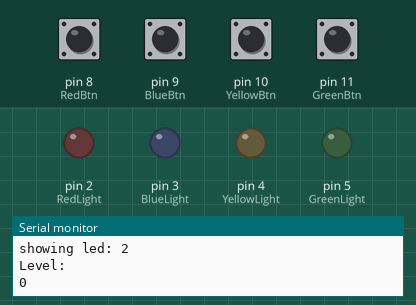
This sketch was run on a simulated Arduino Uno, built with avr-gcc and run on an emulated ATmega328P. Shown: output pins drawn as LEDs (lit = HIGH), the last lines printed to the serial monitor. The test bench sets the inputs (shaded band); at power-on: pin 8 (RedBtn), pin 9 (BlueBtn), pin 10 (YellowBtn), pin 11 (GreenBtn) HIGH. Random numbers use the default seed unless the sketch sets one.

Above: at 2.8 s.
2.9 s: pin 8 (RedBtn) pulled LOW for 0.15 s
At 3.3 s:
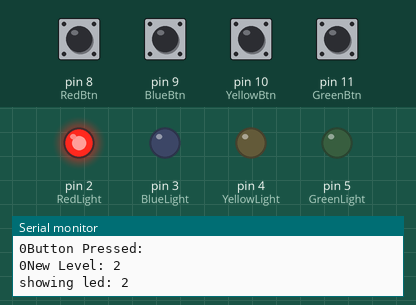
6.0 s: pin 9 (BlueBtn) pulled LOW for 1 s
At 9.4 s:
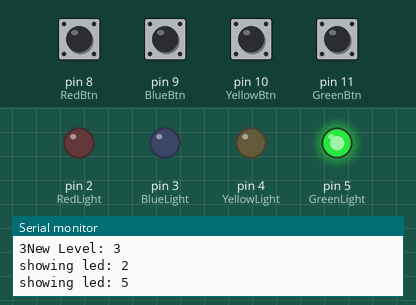
At 11.4 s:
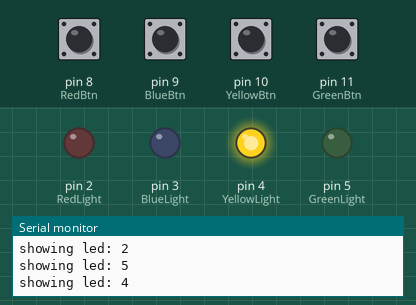
Timing chart, 0 to 13.0 s (numbered marks = the images above; inputs shaded):
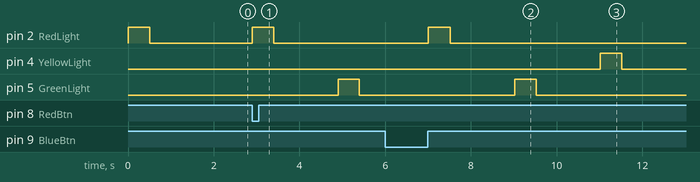

The sketch:

sketch_ArduinoCodeSimon_ME.ino
```cpp
#include <Arduino.h>

typedef enum {
  L_RED = 0,
  L_BLUE = 1,
  L_YELLOW = 2,
  L_GREEN = 3,
} E_LIGHT;

#define RedBtn 8
#define BlueBtn 9
#define YellowBtn 10
#define GreenBtn 11
#define RedLight 2
#define BlueLight 3
#define YellowLight 4
#define GreenLight 5

#define NUM_LEVELS 30
int CurrentLevel = 0;
E_LIGHT levels[NUM_LEVELS];

void setup() {
  Serial.begin(9600);

  pinMode(RedLight,OUTPUT);
  pinMode(BlueLight,OUTPUT);
  pinMode(YellowLight,OUTPUT);
  pinMode(GreenLight,OUTPUT);
  pinMode(RedBtn,INPUT_PULLUP);
  pinMode(BlueBtn,INPUT_PULLUP);
  pinMode(YellowBtn,INPUT_PULLUP);
  pinMode(GreenBtn,INPUT_PULLUP);


  randomSeed(analogRead(0));

  for (int i = 0; i < NUM_LEVELS; i++) {
    levels[i] = (E_LIGHT)random(0, 4);
  }
  // put your setup code here, to run once:
}

void loop() {
  Serial.print("New Level: ");
  Serial.println(CurrentLevel);
  if (CurrentLevel == NUM_LEVELS) {
    while (true) {
      digitalWrite(RedLight,HIGH);
      digitalWrite(BlueLight,HIGH);
      digitalWrite(YellowLight,HIGH);
      digitalWrite(GreenLight,HIGH);
    }
  }
 for (int i = 0; i < CurrentLevel; i++) {
  int led;
  if (levels[i] == L_RED) {
    led = RedLight;
  } else if (levels[i] == L_BLUE) {
    led = BlueLight;
  } else if (levels[i] == L_YELLOW) {
    led = YellowLight;
  } else if (levels[i] == L_GREEN) {
    led = GreenLight;
  } else {
    led = RedLight;
    Serial.print("error");
  }
    digitalWrite(led,HIGH);
    Serial.print("showing led: ");
    Serial.println(led);
    delay(500);
    digitalWrite(led,LOW);
    delay(1500);
  }
  for (int i = 0; i < CurrentLevel; i++) {
          Serial.println("Level:");
      Serial.print(levels[i]);
    int buttonPressed;
    while (true) {
      if (digitalRead(RedBtn) == 0) {
        buttonPressed = L_RED;
        break;
      } else if (digitalRead(BlueBtn) == 0) {
        buttonPressed = L_BLUE;
        break;
      } else if (digitalRead(YellowBtn) == 0) {
        buttonPressed = L_YELLOW;
        break;
      } else if (digitalRead(GreenBtn) == 0) {
        buttonPressed = L_GREEN;
        break;
      }
    }
    Serial.println("Button Pressed:");
    Serial.print(buttonPressed);
    if (buttonPressed != levels[i]) {
      Serial.println("YOU LOST LLLLLLBOZO");
      Serial.println("Button Pressed:");
      Serial.print(buttonPressed);
      Serial.println("Level:");
      Serial.print(levels[i]);
    }
  }

  CurrentLevel++;
}

 
```

Measured:
- after the input at 2.9 s, pin 2 (RedLight): LOW → HIGH at once, → LOW 0.50 s later; pin 5 (GreenLight): LOW → HIGH after 2.0 s, → LOW 0.50 s later
- after the input at 6.0 s, pin 2 (RedLight): LOW → HIGH after 1.0 s, → LOW 0.52 s later; pin 4 (YellowLight): LOW → HIGH after 5.0 s, → LOW 0.50 s later; pin 5 (GreenLight): LOW → HIGH after 3.0 s, → LOW 0.50 s later
